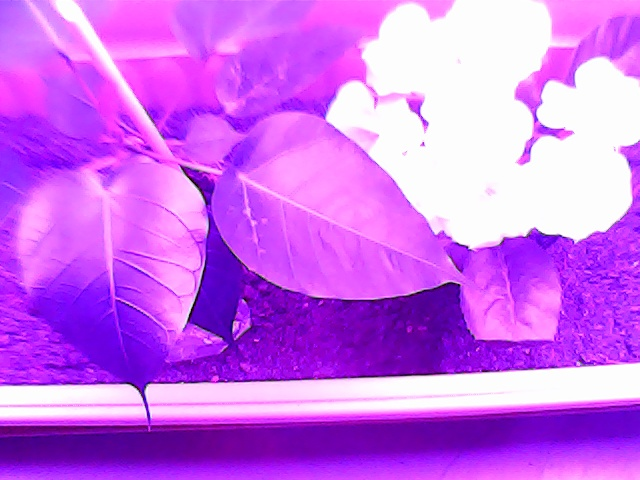
#> input picture 2.jpg, 640 x 480 px, found by its file name
$ python plantare.py   (older library calls are emulated)
#> lines starting #> are read from the running program, lines starting #| are printed output that depends on the picture
# -*- coding: utf-8 -*-
"""
Created on Fri Oct 27 20:40:27 2017

@author: lorky
"""

import numpy as np
import cv2
from matplotlib import pyplot as plt

img = cv2.imread('C://Users//lorky//Desktop//smartfarm//2.jpg')
#> img is the input picture: shape (480, 640, 3); mean B, G, R 239.5, 106.7, 205.3
pts1 = np.array([[0,0],[640,0],[0,380],[640,360]])
pts2 = np.array([[0,0],[640,0],[0,480],[640,480]])

h, status = cv2.findHomography(pts1, pts2)

dst = cv2.warpPerspective(img,h,(640,480))
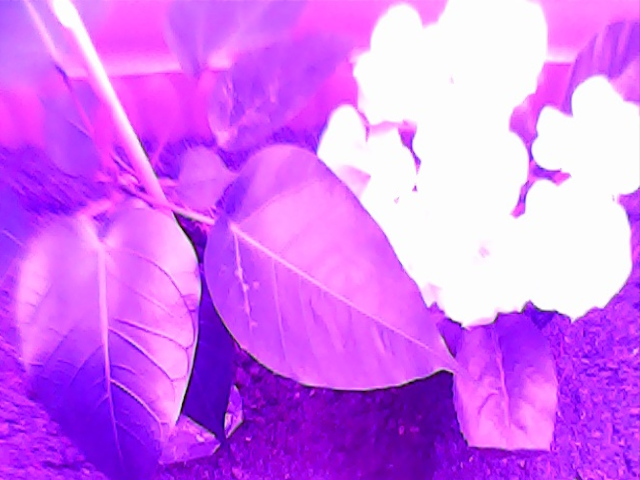
#> dst: shape (480, 640, 3); mean B, G, R 245.1, 114, 213.1
cv2.imshow('dst',dst)

kernel = np.array([[-1,-1,-1], [-1,9,-1], [-1,-1,-1]])
#> (the run stopped early here; a loop or call above may not have finished)

$ run again, with 1.jpg copied over 2.jpg
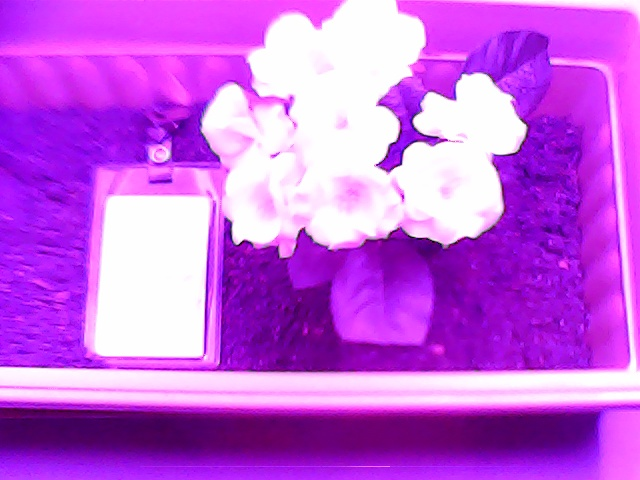
#> input picture 1.jpg, 640 x 480 px, found by its file name
#> img is the input picture: shape (480, 640, 3); mean B, G, R 226, 94.8, 197.7
#> `dst = cv2.warpPerspective(img,h,(640,480))`:
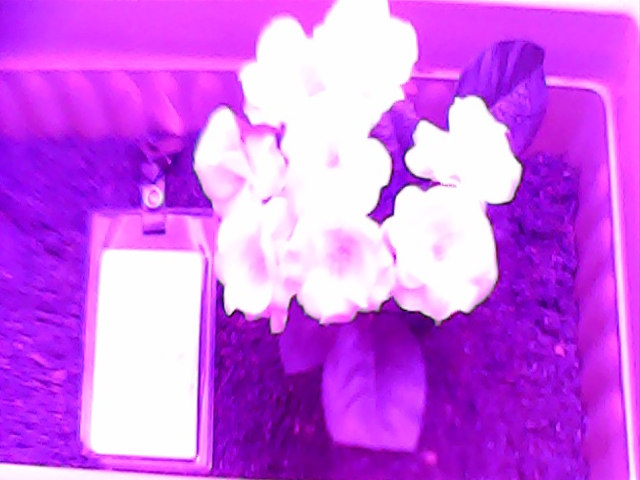
#> dst: shape (480, 640, 3); mean B, G, R 235, 101.6, 205.7

$ run again, with now.jpg copied over 2.jpg
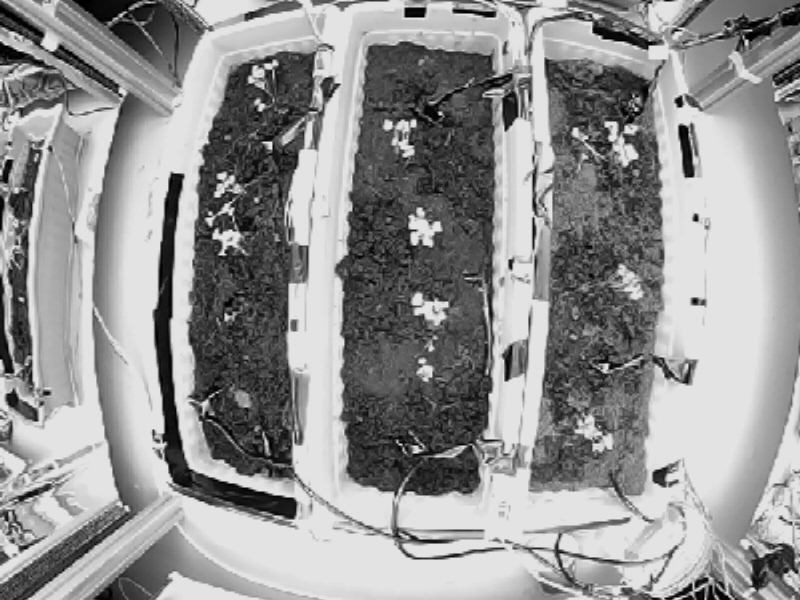
#> input picture now.jpg, 800 x 600 px, found by its file name
#> img is the input picture: shape (600, 800, 3); min 0, max 248, mean 146.5
#> `dst = cv2.warpPerspective(img,h,(640,480))`:
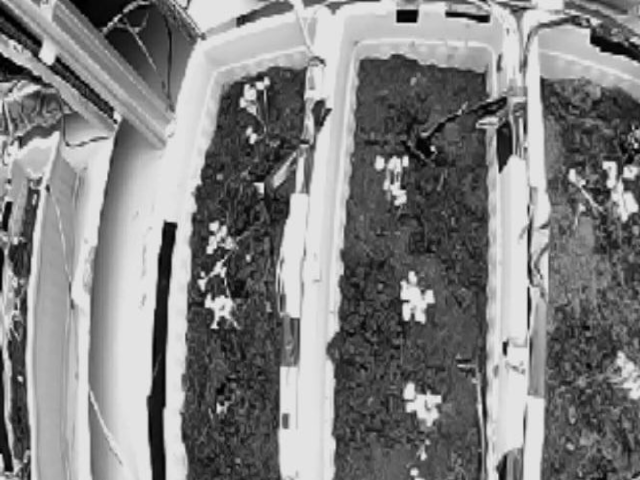
#> dst: shape (480, 640, 3); min 0, max 237, mean 128.9
